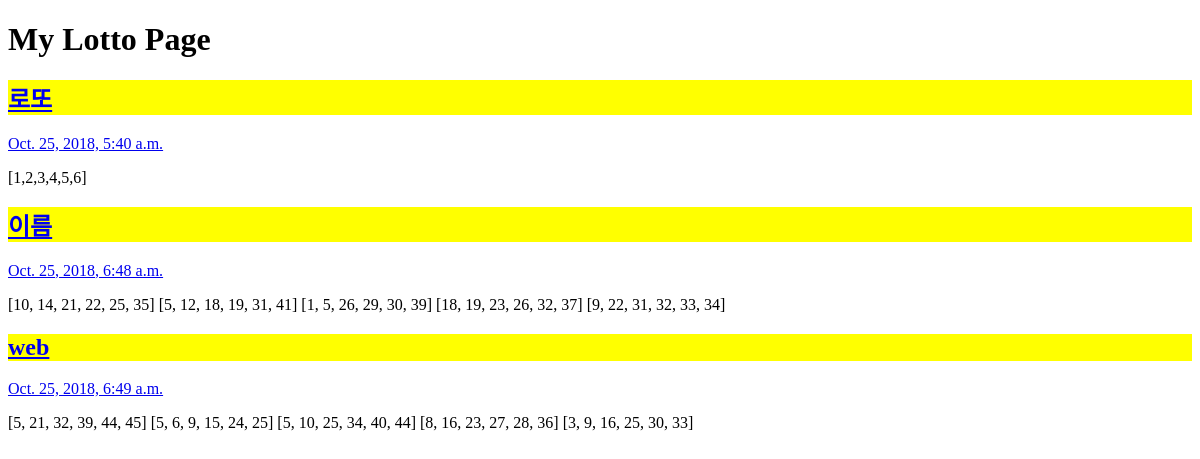
Before: /lotto/ with the older database file.
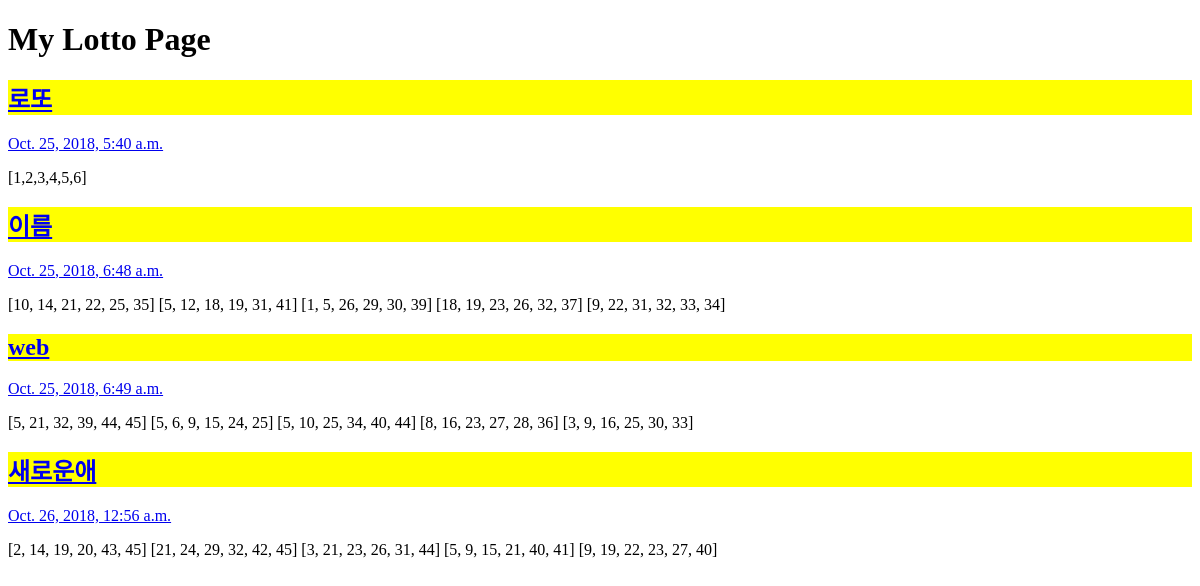
After: the same page with the newer database file.
### lotto/models.py (models this page shows, shortened)
class GuessNumbers(models.Model):
    name = models.CharField(max_length=24)
    lottos = models.CharField(max_length=255, default='[1,2,3,4,5,6]')
    text = models.CharField(max_length=255)
    num_lotto = models.IntegerField(default=5)
    update_date = models.DateTimeField()

### lotto/views.py (the view)
# urls.py: path('', views.index),
def index(request):
    lottos = GuessNumbers.objects.all
    location = Location.objects.get(id=1)
    return render(request, 'lotto/index.html', {'lottos': lottos, 'location': location})

### lotto/templates/lotto/index.html (shortened to what this page needs)
<!DOCTYPE html>
<html lang="en">
<head>
   </head>
<body>
 {% load static %}
<link rel="stylesheet" href="{% static 'css/style.css' %}">
<div class="page-header">
 <h1>My Lotto Page</h1>
</div>
{% for lotto in lottos %}
<div class="container lotto">
 <h2>
     <a href="detail?lotto_num={{ lotto.id }}">
     {{ lotto.name }}
    </a>
 </h2>
 <p>
     <a href="detail/{{lotto.id}}">
     {{ lotto.update_date }}
         </a>
 </p>
 <p>{{ lotto.lottos }}</p>
</div>
{% endfor %}
<div id="map" style="width:500px;height:400px;"></div>
</body>
</html>

### lotto/static/css/style.css (style rules this page uses)
h2 { background-color: yellow; }

Changed rows visible on the page:
added GuessNumbers: name "새로운애", update_date "Oct. 26, 2018, 12:56 a.m.", lottos "[2, 14, 19, 20, 43, 45] [21, 24, 29, 32, 42, 45] [3, 21, 23, 26, 31, 44] [5, 9, 15, 21, 40, 41] [9, 19, 22, 23, 27, 40]"
